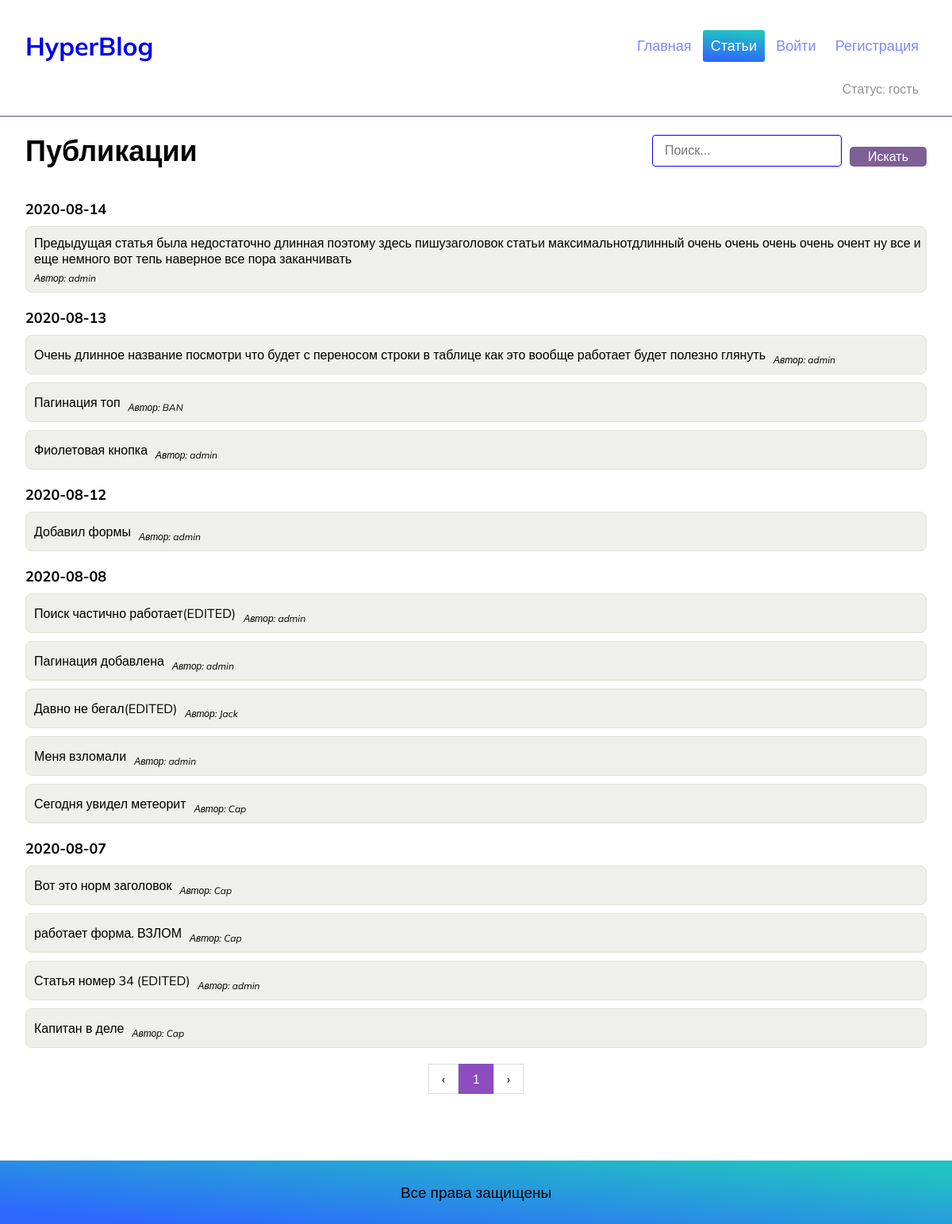
Page /publications on the committed database.
### main/models.py (models this page shows, shortened)
class Article(models.Model):
    title = models.CharField("Заголовок статьи", max_length=200)
    author = models.ForeignKey(User, on_delete=models.CASCADE, related_name='article_author')
    body = models.TextField("Текст статьи")
    pub_date = models.DateTimeField("Дата публиуации")
    class Meta:
        verbose_name = 'Статья'
        verbose_name_plural = 'Статьи'

### main/views.py (the view)
# urls.py: path('publications', AllPublication.as_view(), name='publications'),
class AllPublication(ListView):
    model = Article
    template_name = 'main/publications.html'
    paginate_by = 15
    def get_queryset(self):
        if self.request.GET.get('q'):
            query = self.request.GET.get('q')
            object_list = Article.objects.filter(
                Q(title__icontains=query) | Q(body__icontains=query)
            ).order_by('-pub_date')
            return object_list
        object_list = Article.objects.all().order_by('-pub_date')
        return object_list

### main/templates/main/publications.html (shortened to what this page needs)
{% extends "main/base.html" %}
{% block content %}
<div class="wrapper">
    <div class="search">
        <h2 class="heading">Публикации</h2>
        <form class="search-form" method="get">
            <input class="search-field" name="q" type="text" placeholder="Поиск...">
            <button class="button btn-search" type="submit">Искать</button>
        </form>
    </div>
    <div class="publications">
        {% if page_obj %}
            {% regroup page_obj|dictsortreversed:"pub_date" by pub_date|date:"Y-m-d" as date_list  %}
            {% for pub_date in date_list %}
                <div class="group-publications">
                    <h4 class="group-date">{{pub_date.grouper}}</h4>
                    <ul class="ul-pub">
                    {% for article in pub_date.list %}
                        <li class="li-pub">
                            <a class="pub-link" href="{% url 'main:detail' article.pk %}">{{ article.title }}</a>
                            <em class="pub-author">Автор: {{ article.author }}</em>
                        </li>
                    {% endfor %}
                    </ul>
                </div>
            {% endfor %}
        {% else %}
            <p>Ничего не найдено</p>
        {% endif %}
    </div>
    <div class="pagination-block">
        <ul class="pagination">
            {% if page_obj.has_previous %}
            <li><a class="page-link limit" href="?page=1">&laquo;</a></li>
            <li><a class="page-link next" href="?page={{page_obj.previous_page_number}}">&lsaquo;</a></li>
            {% else %}
            <li><a>&lsaquo;</a></li>
            {% endif %}
            <li><a class="current">{{ page_obj.number }}</a></li>
            {% if page_obj.has_next %}
            <li><a class="page-link next" href="?page={{page_obj.next_page_number }}">&rsaquo;</a></li>
            <li><a class="page-link limit" href="?page={{ page_obj.paginator.num_pages }}">&raquo;</a></li>
            {% else %}
            <li><a>&rsaquo;</a></li>
            {% endif %}
        </ul>
    </div>
</div>
{% endblock %}

### main/templates/main/base.html (shortened to what this page needs)
<!DOCTYPE html>
{% load static %}
<html lang="en">
<head>
    <link href="{% static 'css/base.css' %}" rel="stylesheet">
</head>
<body>
    <div class="wrapper">
        <div class="head">
            <header class="header">
                <h1 class="logo"><a href="{% url 'main:welcome' %}">HyperBlog</a></h1>
                {% with url_name=request.resolver_match.url_name %}
                <nav class="menu">
                    <ul class="navigation">
                        <li><a class="menu-link {% if url_name == 'welcome' %}active{% endif %}"
                           href="{% url 'main:welcome' %}">Главная</a></li>
                        <li><a class="menu-link {% if url_name == 'publications' %}active{% endif %}" href="{% url 'main:publications' %}">Статьи</a></li>
                        {% if user.is_authenticated %}
                            <li><a class="menu-link {% if url_name == 'person' %}active{% endif %}" href="{% url 'main:person' %}">Личная страница</a></li>
                            <li><a class="menu-link {% if url_name == 'logout' %}active{% endif %}" href="{% url 'main:logout' %}">Выйти</a></li>
                        {% else %}
                            <li><a class="menu-link {% if url_name == 'login' %}active{% endif %}" href="{% url 'main:login' %}">Войти</a></li>
                        {% endif %}
                        <li><a class="menu-link {% if url_name == 'signup' %}active{% endif %}" href="{% url 'main:signup' %}">Регистрация</a></li>
                    </ul>
                </nav>
                {% endwith %}
            </header>
            <section class="user-status">
                {% if user.is_authenticated %}
                    <p>Рады вас видеть, {{ user.username }}.</p>
                {% else %}
                    <p>Статус: гость</p>
                {% endif %}
            </section>
        </div>
    </div>
    <div class="main">
        <div class="line"></div>
        {% block content %}{% endblock %}
    </div>
    <footer class="footer">Все права защищены</footer>
</body>
</html>

### static/css/base.css (style rules this page uses)
* { margin: 0; padding: 0; box-sizing: border-box; }
a { text-decoration: None; }
.button { font-family: inherit; font-weight: 500; font-size: 18px; line-height:60px; border: 0; cursor: pointer; padding-left: 36px; padding-right:36px; display: inline-block; transition: background 0.1s linear; }
.wrapper { max-width: 1280px; width: 100%; margin: 0 auto; padding-left: 32px; padding-right: 32px; }
body { font-family: 'Mulish', sans-serif; display: flex; flex-direction: column; min-height: 100vh; }
.header { display: flex; justify-content: space-between; align-items: center; padding-top:38px; padding-bottom: 20px; flex-wrap: wrap; }
.user-status { display: flex; justify-content: right; font-weight: 300; font-size: 16px; line-height: 28px; color: #8f8f8f; padding-bottom: 20px; padding-right: 10px; flex-wrap: wrap; align-items: center; }
.heading { font-weight: bold; font-size: 36px; line-height: 45px; text-align: center; color: #000000; }
.navigation li { display: inline-block; }
.menu-link { font-size: 18px; line-height: 20px; color: #0012ff; opacity: 0.5; transition: opacity 0.1s linear; display: inline-block; padding: 10px; border-radius: 3px; }
.menu a.active { opacity:1; color: #ffffff; background: linear-gradient(185deg, rgba(34,193,195,1) 10%, rgba(45,105,253,1) 90%);; }
.line { border-top: 1px solid rgb(103,75,125); width: 100%; max-width: 1350px; margin: 0 auto; }
.main { margin-bottom: 80px; }
.footer { background: rgb(34,193,195); background: linear-gradient(185deg, rgba(34,193,195,1) 10%, rgba(45,105,253,1) 90%); height:80px; font-style: normal; font-weight:normal; font-size: 19px; display: flex; justify-content: center; align-items: center; margin-top: auto; }
.search { padding-top: 20px; display: flex; justify-content: space-between; align-items: center; flex-wrap: wrap; margin: 0 auto; }
.search-form { display: flex; align-items: flex-end; flex-wrap: wrap; }
.btn-search { font-size: 16px; line-height:25px; padding-left: 23px; padding-right:23px; border-radius: 5px; color: #0012ff; margin-left: 10px; background: rgb(126, 95, 150); color: #ffffff; }
.search-field { font-size: 16px; height: 40px; padding: 15px; border-radius: 4px; border: 1px solid blue; }
.publications { margin-top: 20px; }
.group-publications { padding-top: 20px; }
.group-date { font-size: 18px; }
.ul-pub { list-style-type: none; margin-top: 10px; }
.li-pub:not(:first-child) { margin-top: 10px; }
.li-pub { padding-top: 10px; padding-bottom: 10px; border-radius: 8px; border: 1px solid #e2e2d8; background: #efefeb; display: flex; justify-content: flex-start; align-items:center; flex-wrap: wrap; min-height: 50px; }
.pub-link { padding-left: 10px; font-size: 16px; }
.pub-link { color: #000000; transition: color 0.1s linear; }
.pub-author { padding-left: 10px; padding-top: 7px; font-size: 12px; align-self: flex-end; }
.pagination-block { margin-top: 20px; }
ul.pagination { display: inline-block; }
ul.pagination li { display: inline; }
ul.pagination li a { color: black; float: left; padding: 8px 16px; transition: background-color .3s; border: 1px solid #ddd; }
ul.pagination li a.current { background-color: #8d4dbf; color: white; border: 1px solid #8d4dbf; }
.pagination-block { text-align: center; }

### rows in the picture
Article: title "Предыдущая статья была недостаточно длинная поэтому здесь пишузаголовок статьи максимальнотдлинный очень очень очень очень очент ну все и еще немного вот тепь наверное все пора заканчивать", author "admin"
Article: title "Очень длинное название посмотри что будет с переносом строки в таблице как это вообще работает будет полезно глянуть", author "admin"
Article: title "Пагинация топ", author "BAN"
Article: title "Фиолетовая кнопка", author "admin"
Article: title "Добавил формы", author "admin"
Article: title "Поиск частично работает(EDITED)", author "admin"
Article: title "Пагинация добавлена", author "admin"
Article: title "Давно не бегал(EDITED)", author "Jack"
Article: title "Меня взломали", author "admin"
Article: title "Сегодня увидел метеорит", author "Cap"
Article: title "Вот это норм заголовок", author "Cap"
Article: title "работает форма. ВЗЛОМ", author "Cap"
Article: title "Статья номер 34 (EDITED)", author "admin"
Article: title "Капитан в деле", author "Cap"

### other values in the picture
{{ pub_date.grouper }} "2020-08-14" "2020-08-13" "2020-08-12" "2020-08-08" "2020-08-07"
{{ page_obj.number }} "1"
